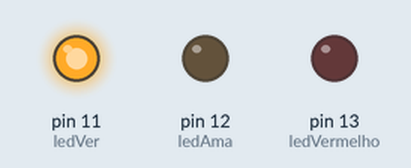
Recording of a sketch running on a simulated Arduino Uno, built with avr-gcc and run on an emulated ATmega328P. On the bench: output pins drawn as LEDs (lit = HIGH). What the sketch prints to the serial monitor is not drawn.

Above: at 0.1 s.
At 8.1 s:
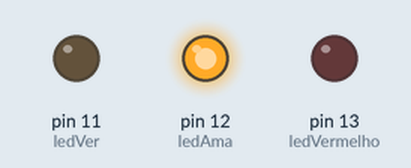
At 37.1 s:
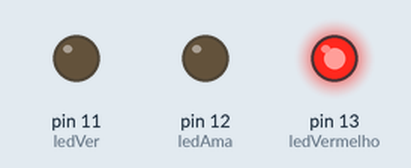
Timing chart, 0 to 38.6 s (numbered marks = the images above):
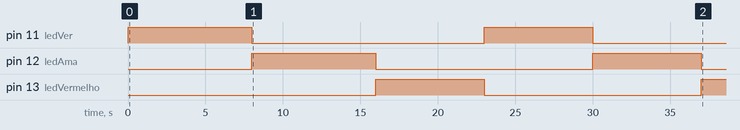

The sketch:

SemaforoLEDS3.ino
```cpp
int ledVermelho = 13;
int ledAma = 12;
int ledVer = 11;

int segundo=1000;
int tempo=8;

boolean red=false;
boolean green=true;
boolean yellow=false;

void setup() {
  Serial.begin(9600);
  pinMode(ledVermelho, OUTPUT);
  pinMode(ledAma, OUTPUT);
  pinMode(ledVer, OUTPUT);
}

void loop() {


  //tempo -  8 vermelho, 4 amarelo, 6 verde

  char letra=Serial.read();

  if(tempo>=0){

    if(red==true){
      digitalWrite(ledVermelho, HIGH);
      digitalWrite(ledAma, LOW);
      digitalWrite(ledVer, LOW);
      delay(tempo*segundo);
      red=false;
      green=true;
      yellow=false;
      Serial.write("Vermelho - ");
      Serial.write(tempo);
      Serial.write(" segundo(s).\n");
    }

    if(green==true){
      digitalWrite(ledVermelho, LOW);
      digitalWrite(ledAma, LOW);
      digitalWrite(ledVer, HIGH);
      delay(tempo*segundo);
      red=false;
      green=false;
      yellow=true;

      if(letra=='b'){
        tempo--;
        }
      Serial.write("Verde - ");
      Serial.write(tempo);
      Serial.write(" segundo(s).\n");
    }

    if(yellow==true){
      digitalWrite(ledVermelho, LOW);
      digitalWrite(ledAma, HIGH);
      digitalWrite(ledVer, LOW);
      delay(tempo*segundo);
      red=true;
      green=false;
      yellow=false;
      Serial.write("Amarelo - ");
      Serial.write(tempo);
      Serial.write(" segundo(s).\n");
    }
    tempo--;
  }
  else{
    if(red==true){
      tempo=8;
    }
    if(yellow==true){
      tempo=4;
    }
    if(green==true){
      tempo=6;
    }
  }

}
```

Measured:
- by itself, pin 11 (ledVer): alternates HIGH for 7.5 s and LOW for 15.0 s
- by itself, pin 12 (ledAma): alternates HIGH for 7.5 s and LOW for 14.0 s
- by itself, pin 13 (ledVermelho): LOW → HIGH at 16.0 s, → LOW 7.0 s later, → HIGH 14.0 s later
